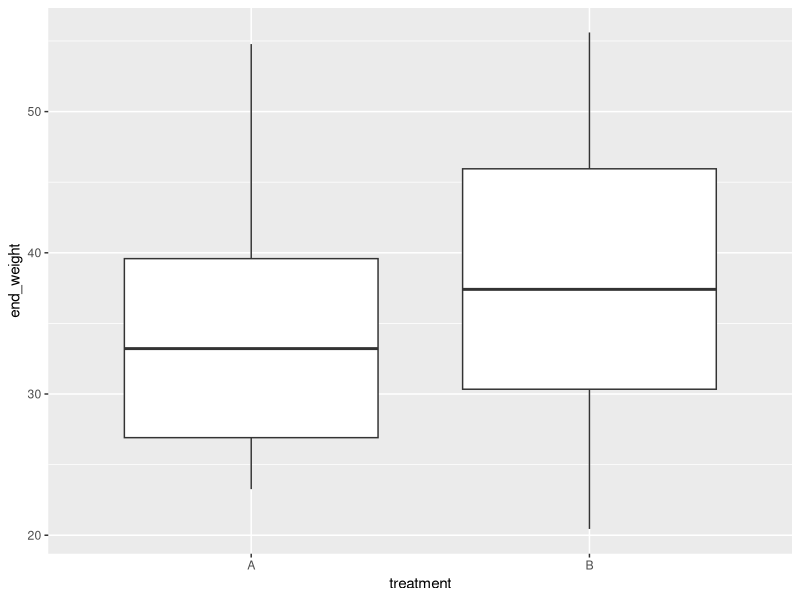
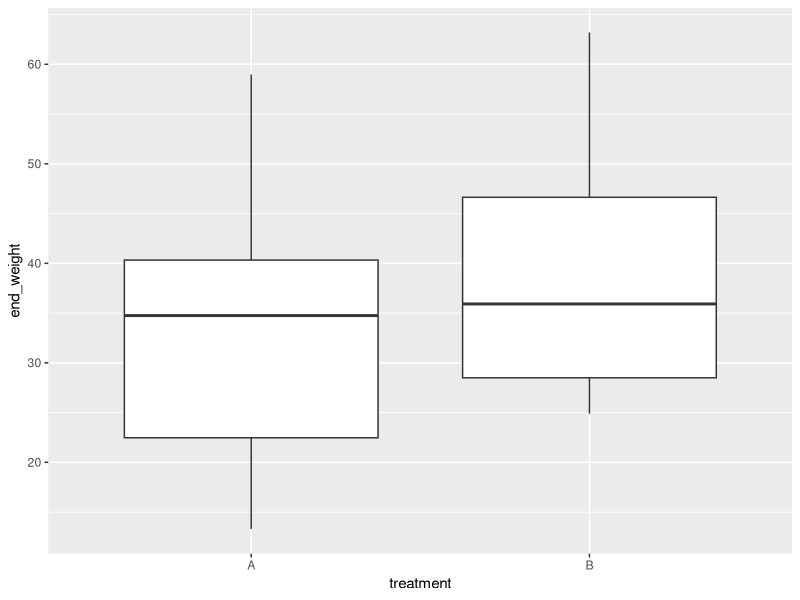
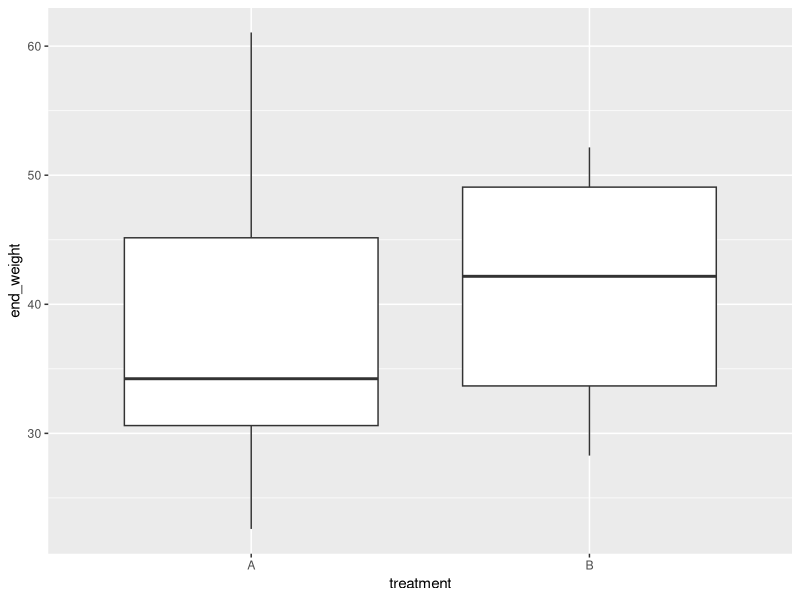

Generate these figures, in order, with R:
## ---- chunk 1
library(tidyverse)

start_weight <- rnorm(n=30, mean=33.5, sd=11)

delta_weight_1 <- rnorm(n=15, mean=2.9, sd=1.8)
delta_weight_2 <- rnorm(n=15, mean=2.9, sd=1.8)

delta_weight <- c(delta_weight_1, delta_weight_2)

treatment <- c(rep('A', 15),rep('B', 15))
## ---- chunk 2
S <- data.frame(treatment, start_weight, delta_weight)
S <- mutate(.data = S, end_weight = start_weight + delta_weight)
S
## ---- chunk 3
t.test(data = S, end_weight ~ treatment)
## ---- chunk 4
G <- ggplot(S, aes(x=treatment, y=end_weight)) + 
  geom_boxplot()
print(G)
## ---- chunk 5
start_weight <- rnorm(n=30, mean=33.5, sd=11)

delta_weight_1 <- rnorm(n=15, mean=2.9, sd=1.5)
delta_weight_2 <- rnorm(n=15, mean=5, sd=1.5)

delta_weight <- c(delta_weight_1, delta_weight_2)

treatment <- c(rep('A', 15),rep('B', 15))

S <- data.frame(treatment, start_weight, delta_weight)
S <- mutate(.data = S, end_weight = start_weight + delta_weight)

t.test(data = S, delta_weight ~ treatment)

G <- ggplot(S, aes(x=treatment, y=end_weight)) + 
  geom_boxplot()
print(G)
## ---- chunk 6
start_weight <- rnorm(n=20, mean=33.5, sd=11)

delta_weight_1 <- rnorm(n=10, mean=2.9, sd=1.5)
delta_weight_2 <- rnorm(n=10, mean=5, sd=1.5)

delta_weight <- c(delta_weight_1, delta_weight_2)

treatment <- c(rep('A', 10),rep('B', 10))

S <- data.frame(treatment, start_weight, delta_weight)
S <- mutate(.data = S, end_weight = start_weight + delta_weight)

t.test(data = S, delta_weight ~ treatment)

G <- ggplot(S, aes(x=treatment, y=end_weight)) + 
  geom_boxplot()
print(G)
